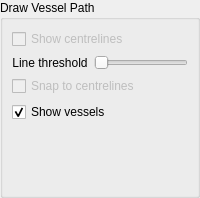
               <widget class="QWidget" name="drawVesselPathPage">
                <layout class="QVBoxLayout" name="verticalLayout_42">
                 <property name="margin">
                  <number>0</number>
                 </property>
                 <item>
                  <widget class="QGroupBox" name="groupBox_13">
                   <property name="title">
                    <string>Draw Vessel Path</string>
                   </property>
                   <layout class="QVBoxLayout" name="verticalLayout_43">
                    <item>
                     <widget class="QCheckBox" name="show_lines_checkBox">
                      <property name="enabled">
                       <bool>false</bool>
                      </property>
                      <property name="statusTip">
                       <string>Show centrelines that are detected in the image</string>
                      </property>
                      <property name="whatsThis">
                       <string>When tracing the path of a vessel, you must drag the mouse along the centre of the vessel.

Because it is easy to detect where strong lines appear in an image, you can choose whether or not to see where nearby lines have been detected to guide you.</string>
                      </property>
                      <property name="text">
                       <string>Show centrelines</string>
                      </property>
                      <property name="checked">
                       <bool>false</bool>
                      </property>
                     </widget>
                    </item>
                    <item>
                     <layout class="QGridLayout" name="lineThresholdLayout">
                      <item row="0" column="0">
                       <widget class="QLabel" name="compSizeLabel">
                        <property name="text">
                         <string>Line threshold</string>
                        </property>
                        <property name="alignment">
                         <set>Qt::AlignCenter</set>
                        </property>
                       </widget>
                      </item>
                      <item row="0" column="1">
                       <widget class="QSlider" name="compSizeSlider">
                        <property name="enabled">
                         <bool>false</bool>
                        </property>
                        <property name="sizePolicy">
                         <sizepolicy hsizetype="Expanding" vsizetype="Fixed">
                          <horstretch>0</horstretch>
                          <verstretch>0</verstretch>
                         </sizepolicy>
                        </property>
                        <property name="statusTip">
                         <string>Set threshold for removing small centrelines that are unlikely to be vessels</string>
                        </property>
                        <property name="whatsThis">
                         <string>&lt;!DOCTYPE HTML PUBLIC &quot;-//W3C//DTD HTML 4.0//EN&quot; &quot;http://www.w3.org/TR/REC-html40/strict.dtd&quot;&gt;
&lt;html&gt;&lt;head&gt;&lt;meta name=&quot;qrichtext&quot; content=&quot;1&quot; /&gt;&lt;style type=&quot;text/css&quot;&gt;
p, li { white-space: pre-wrap; }
&lt;/style&gt;&lt;/head&gt;&lt;body style=&quot; font-family:'MS Shell Dlg 2'; font-size:8.25pt; font-weight:400; font-style:normal;&quot;&gt;
&lt;p style=&quot; margin-top:0px; margin-bottom:0px; margin-left:0px; margin-right:0px; -qt-block-indent:0; text-indent:0px;&quot;&gt;&lt;span style=&quot; font-size:8pt;&quot;&gt;When tracing the path of a vessel, you must drag the mouse along the centre of the vessel.&lt;/span&gt;&lt;/p&gt;
&lt;p style=&quot;-qt-paragraph-type:empty; margin-top:0px; margin-bottom:0px; margin-left:0px; margin-right:0px; -qt-block-indent:0; text-indent:0px; font-size:8pt;&quot;&gt;&lt;/p&gt;
&lt;p style=&quot; margin-top:0px; margin-bottom:0px; margin-left:0px; margin-right:0px; -qt-block-indent:0; text-indent:0px;&quot;&gt;&lt;span style=&quot; font-size:8pt;&quot;&gt;Because it is easy to detect where strong lines appear in an image, the system can show all detected lines to guide you.&lt;/span&gt;&lt;/p&gt;
&lt;p style=&quot;-qt-paragraph-type:empty; margin-top:0px; margin-bottom:0px; margin-left:0px; margin-right:0px; -qt-block-indent:0; text-indent:0px; font-size:8pt;&quot;&gt;&lt;/p&gt;
&lt;p style=&quot; margin-top:0px; margin-bottom:0px; margin-left:0px; margin-right:0px; -qt-block-indent:0; text-indent:0px;&quot;&gt;&lt;span style=&quot; font-size:8pt;&quot;&gt;Since many of these lines do not come from vessels, however, this slider allows you to ignore the smallest lines (that typically do not correspond to vessels) and keep only the longest ones (that often do correspond to vessels).&lt;/span&gt;&lt;/p&gt;&lt;/body&gt;&lt;/html&gt;</string>
                        </property>
                        <property name="minimum">
                         <number>1</number>
                        </property>
                        <property name="maximum">
                         <number>255</number>
                        </property>
                        <property name="orientation">
                         <enum>Qt::Horizontal</enum>
                        </property>
                        <property name="invertedAppearance">
                         <bool>false</bool>
                        </property>
                        <property name="tickPosition">
                         <enum>QSlider::NoTicks</enum>
                        </property>
                        <property name="tickInterval">
                         <number>16</number>
                        </property>
                       </widget>
                      </item>
                     </layout>
                    </item>
                    <item>
                     <widget class="QCheckBox" name="snap_checkBox">
                      <property name="enabled">
                       <bool>false</bool>
                      </property>
                      <property name="statusTip">
                       <string>Snap the vessel path to detected centrelines</string>
                      </property>
                      <property name="whatsThis">
                       <string>&lt;!DOCTYPE HTML PUBLIC &quot;-//W3C//DTD HTML 4.0//EN&quot; &quot;http://www.w3.org/TR/REC-html40/strict.dtd&quot;&gt;
&lt;html&gt;&lt;head&gt;&lt;meta name=&quot;qrichtext&quot; content=&quot;1&quot; /&gt;&lt;style type=&quot;text/css&quot;&gt;
p, li { white-space: pre-wrap; }
&lt;/style&gt;&lt;/head&gt;&lt;body style=&quot; font-family:'MS Shell Dlg 2'; font-size:8.25pt; font-weight:400; font-style:normal;&quot;&gt;
&lt;p style=&quot; margin-top:0px; margin-bottom:0px; margin-left:0px; margin-right:0px; -qt-block-indent:0; text-indent:0px;&quot;&gt;&lt;span style=&quot; font-size:8pt;&quot;&gt;When tracing the path of a vessel, you must drag the mouse along the centre of the vessel.&lt;/span&gt;&lt;/p&gt;
&lt;p style=&quot;-qt-paragraph-type:empty; margin-top:0px; margin-bottom:0px; margin-left:0px; margin-right:0px; -qt-block-indent:0; text-indent:0px; font-size:8pt;&quot;&gt;&lt;/p&gt;
&lt;p style=&quot; margin-top:0px; margin-bottom:0px; margin-left:0px; margin-right:0px; -qt-block-indent:0; text-indent:0px;&quot;&gt;&lt;span style=&quot; font-size:8pt;&quot;&gt;Because it is easy to detect where strong lines appear in an image, the system can show all detected lines to guide you.&lt;/span&gt;&lt;/p&gt;
&lt;p style=&quot;-qt-paragraph-type:empty; margin-top:0px; margin-bottom:0px; margin-left:0px; margin-right:0px; -qt-block-indent:0; text-indent:0px; font-size:8pt;&quot;&gt;&lt;/p&gt;
&lt;p style=&quot; margin-top:0px; margin-bottom:0px; margin-left:0px; margin-right:0px; -qt-block-indent:0; text-indent:0px;&quot;&gt;This option allows you to snap your mouse movements to the nearest detected line to make tracing quicker and easier.&lt;/p&gt;&lt;/body&gt;&lt;/html&gt;</string>
                      </property>
                      <property name="text">
                       <string>Snap to centrelines</string>
                      </property>
                      <property name="checked">
                       <bool>false</bool>
                      </property>
                     </widget>
                    </item>
                    <item>
                     <widget class="QCheckBox" name="show_vessels_checkBox">
                      <property name="statusTip">
                       <string>Show the vessel paths that have been drawn</string>
                      </property>
                      <property name="text">
                       <string>Show vessels</string>
                      </property>
                      <property name="checked">
                       <bool>true</bool>
                      </property>
                     </widget>
                    </item>
                    <item>
                     <spacer name="verticalSpacer_15">
                      <property name="orientation">
                       <enum>Qt::Vertical</enum>
                      </property>
                      <property name="sizeHint" stdset="0">
                       <size>
                        <width>20</width>
                        <height>64</height>
                       </size>
                      </property>
                     </spacer>
                    </item>
                   </layout>
                  </widget>
                 </item>
                </layout>
               </widget>
